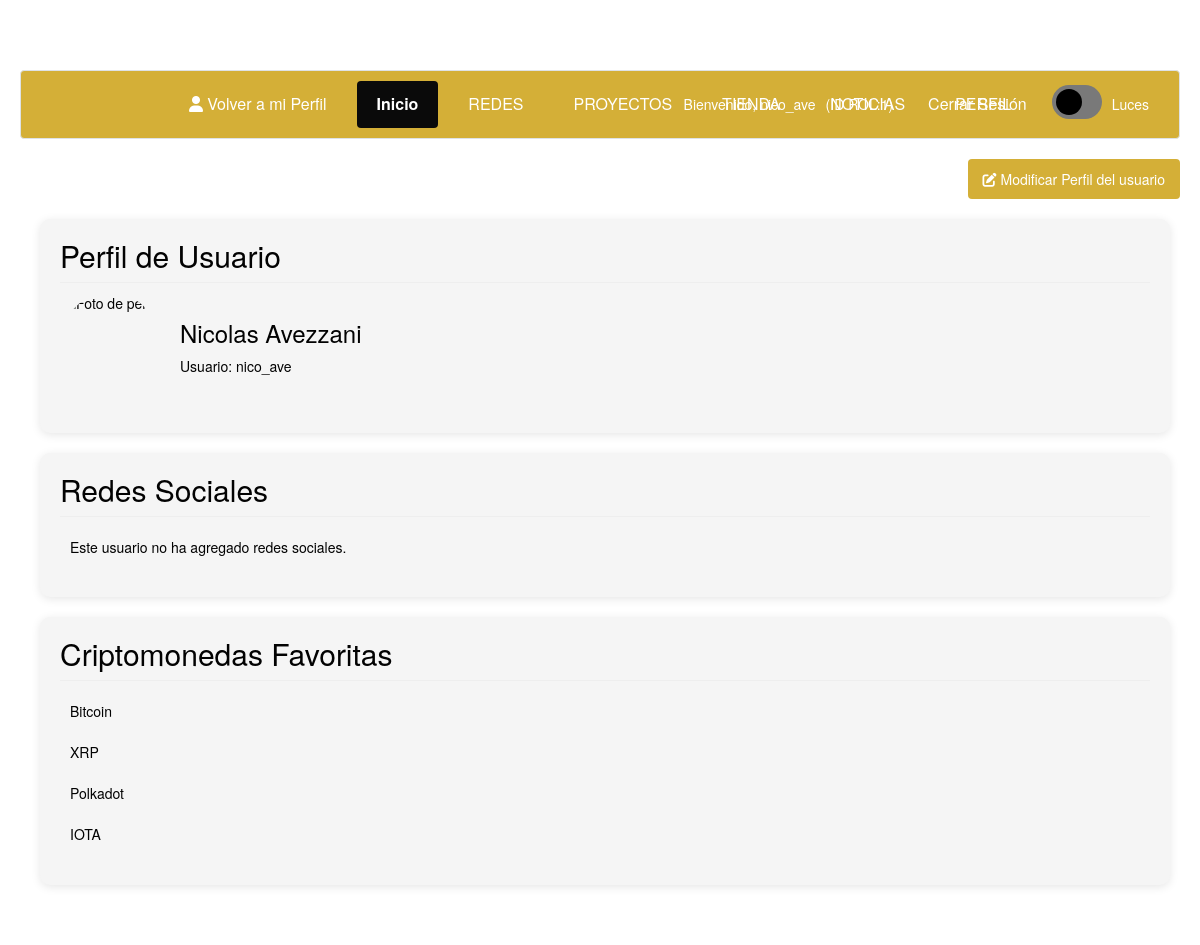
/ver_perfil.php?id=17 (signed in), run on the app's committed database.
### tables this page shows
CREATE TABLE `usuarios` (
  `idusuario` int(11) NOT NULL,
  `nickname` varchar(255) NOT NULL,
  `email` varchar(255) NOT NULL,
  `contrasenia` varchar(255) NOT NULL,
  `fb_id` varchar(255) DEFAULT NULL,
  `foto` varchar(255) DEFAULT NULL,
  `descripcion` varchar(255) DEFAULT NULL,
  `twitter` varchar(255) DEFAULT NULL,
  `instagram` varchar(255) DEFAULT NULL,
  `facebook` varchar(255) DEFAULT NULL,
  `idestado` int(11) NOT NULL,
  `nombre` varchar(50) NOT NULL,
  `apellido` varchar(50) NOT NULL,
  `discord_id` varchar(255) DEFAULT NULL,
  `avatar` varchar(255) DEFAULT NULL,
  `fecha_registro` datetime NOT NULL DEFAULT current_timestamp()
);

CREATE TABLE `permiso_roles` (
  `idpermiso` int(11) NOT NULL,
  `idrol` int(11) NOT NULL
);

CREATE TABLE `usuario_favoritos` (
  `idfavorito` int(11) NOT NULL,
  `idusuario` int(11) NOT NULL,
  `crypto_id` varchar(50) NOT NULL,
  `crypto_nombre` varchar(100) NOT NULL,
  `fecha_agregado` timestamp NOT NULL DEFAULT current_timestamp()
);

### ver_perfil.php (the view, shortened to what this page needs)
<?php
require 'conexion.php';
$userId = intval($_GET['id']);
$userQuery = mysqli_query($conexion, "SELECT * FROM usuarios WHERE idusuario = $userId");
$user = mysqli_fetch_assoc($userQuery);
$redes_sociales = [];
$favoritos = [];
$query_favoritos = mysqli_query($conexion, "SELECT * FROM usuario_favoritos WHERE idusuario = $userId");
while ($fav = mysqli_fetch_assoc($query_favoritos)) {
    $favoritos[] = $fav;
}
?>
<!DOCTYPE html>
<html lang="es">
<head>
    <link href="admin/css/perfil.css" rel="stylesheet">
    <link rel="stylesheet" href="https://cdnjs.cloudflare.com/ajax/libs/font-awesome/6.0.0/css/all.min.css">
    <link href="admin/css/EstilosAdicionalesABM.css" rel="stylesheet">
</head>
<body>
<?php include("header_usuario.php"); ?>
<?php
    if(isset($_SESSION['logueado']) && $_SESSION['logueado'] > 0) {
        $idrol = $_SESSION['rol'];
        $permiso = mysqli_query($conexion, "SELECT p.descripcion, pr.idpermiso FROM permisos AS p, permiso_roles AS pr WHERE p.idpermiso = pr.idpermiso AND pr.idrol = $idrol;");
        while($r = mysqli_fetch_array($permiso)) {
            $nombre_permiso = $r['descripcion'];
            switch($nombre_permiso) {
                case 'modificar usuario': ?>
                    <div class="row">
                        <div class="col-xs-12 text-right">
                            <a href='modificar_perfil.php?id=<?php echo $userId; ?>' class="btn btn-default">
                                <i class="fas fa-edit"></i> Modificar Perfil del usuario
                            </a>
                        </div>
                    </div>
                    <?php
                    break;
            }
        }
    }
?>
<div class="container">
    <div class="profile-section">
        <h2>Perfil de Usuario</h2>
        <div style="display: flex; align-items: center; margin-bottom: 20px;">
            <img src="uploads/perfiles/<?php echo $user['foto']; ?>" alt="Foto de perfil" style="width: 100px; height: 100px; border-radius: 50%; object-fit: cover; margin-right: 20px;">
            <div>
                <h3><?php echo $user['nombre'] . ' ' . $user['apellido']; ?></h3>
                <p>Usuario: <?php echo $user['nickname']; ?></p>
            </div>
        </div>
    </div>
    <div class="profile-section">
        <h2>Redes Sociales</h2>
        <ul class="social-media-list">
            <?php if (empty($redes_sociales)): ?>
                <li>Este usuario no ha agregado redes sociales.</li>
            <?php endif; ?>
        </ul>
    </div>
    <div class="profile-section">
        <h2>Criptomonedas Favoritas</h2>
        <ul class="favorites-list">
            <?php if (empty($favoritos)): ?>
                <li>Este usuario no tiene criptomonedas favoritas.</li>
            <?php else: ?>
                <?php foreach ($favoritos as $fav): ?>
                    <li>
                        <span><?php echo htmlspecialchars($fav['crypto_nombre']); ?></span>
                    </li>
                <?php endforeach; ?>
            <?php endif; ?>
        </ul>
    </div>
</div>
</body>
</html>

### header_usuario.php (shortened to what this page needs)
<?php
$idusuario = $_SESSION['logueado'];
$consulta = mysqli_query($conexion, "SELECT * FROM usuarios WHERE idusuario = $idusuario");
while($respuesta = mysqli_fetch_assoc($consulta)) {
    $nick = $respuesta['nickname'];
    $rol = $_SESSION['rol'];
}
?>
<link href="admin/css/perfil.css" rel="stylesheet">
<link rel="stylesheet" href="https://maxcdn.bootstrapcdn.com/bootstrap/3.3.5/css/bootstrap.min.css">
<link href="admin/css/proyectlist.css" rel="stylesheet">
<link href="admin/css/dark-mode.css" rel="stylesheet">
<div class="navbar">
<?php if (basename($_SERVER['PHP_SELF']) == 'ver_perfil.php'): ?>
        <a href="perfil.php" class="nav-link">
            <i class="fas fa-user"></i> Volver a mi Perfil
        </a>
    <?php endif; ?>
    <a href="inicio.php" class="active">Inicio</a>
    <a href="admin/redeslist.php">REDES</a>
    <a href="admin/proyectoslist.php">PROYECTOS</a>
    <a href="tienda.php">TIENDA</a>
    <a href="https://es.cointelegraph.com/tags/games">NOTICIAS</a>
    <a href="perfil.php">PERFIL</a>
    <div class="user-info">
        <span>Bienvenido, <?php echo $nick; ?></span>
        <span>(ID ROL:<?php echo $rol; ?>)</span>
        <a href="logout.php" style="color:rgb(0, 0, 0);">Cerrar Sesión</a>
        <label class="toggle-switch">
                <span class="slider"></span>
                </label>
                <span>Luces</span>
    </div>
</div>

### admin/css/perfil.css (style rules this page uses)
:root { --primary: rgb(212, 175, 55); --secondary: #000000; --dark: #36332d; --light: #f5f6fa; --success: #00b894; --danger: #d63031; --bg-color: #f5f6fa; --text-color: #2d3436; --card-bg: white; }
* { margin: 0; padding: 0; box-sizing: border-box; transition: background-color 0.3s, color 0.3s; }
body { font-family: 'Inter', sans-serif; background-color: var(--bg-color); color: var(--text-color); line-height: 1.6; padding: 20px; }
.container { max-width: 1200px; margin: 0 auto; padding: 20px; }
.toggle-switch { position: relative; display: inline-block; width: 60px; height: 30px; }
.slider { position: absolute; cursor: pointer; top: 0; left: 0; right: 0; bottom: 0; background-color: #ccc; transition: .4s; border-radius: 34px; }
.slider:before { position: absolute; content: ""; height: 22px; width: 22px; left: 4px; bottom: 4px; background-color: white; transition: .4s; border-radius: 50%; }
.navbar { background-color: #9b8028; overflow: hidden; display: flex; justify-content: center; padding: 10px 0; }
.navbar a { color: white; text-align: center; padding: 12px 20px; text-decoration: none; font-size: 16px; margin: 0 5px; border-radius: 4px; transition: background-color 0.3s; }
.navbar a.active { background-color: #0a0a0a; font-weight: bold; }
.user-info { position: absolute; right: 20px; color: white; display: flex; align-items: center; }
.user-info span { margin-right: 10px; }
.btn { background:rgb(212, 175, 55); color: white; border: none; padding: 10px 15px; border-radius: 4px; cursor: pointer; }

### admin/css/EstilosAdicionalesABM.css (style rules this page uses)
.profile-section { background: rgb(245, 245, 245); border-radius: 10px; padding: 20px; margin-bottom: 20px; box-shadow: 0 2px 10px rgba(0,0,0,0.1); }
.profile-section h2 { margin-top: 0; color: #333; border-bottom: 1px solid #eee; padding-bottom: 10px; }
.social-media-list { list-style: none; padding: 0; }
.social-media-list li { display: flex; justify-content: space-between; align-items: center; padding: 10px; border-bottom: 1px solid #eee; }
.social-media-list li:last-child { border-bottom: none; }
.btn { background:rgb(212, 175, 55); color: white; border: none; padding: 10px 15px; border-radius: 4px; cursor: pointer; }
.favorites-list { list-style: none; padding: 0; }
.favorites-list li { padding: 10px; border-bottom: 1px solid rgb(245, 245, 245); display: flex; justify-content: space-between; align-items: center; }

### admin/css/proyectlist.css (style rules this page uses)
body { background-color: #121212; color: #e0e0e0; min-height: 200px; padding-top: 70px; }
.btn-default { background-color: #333333; color: #e0e0e0; border: 1px solid #444444; }
.container { background-color: #1a1a1a; padding: 20px; border-radius: 8px; }

### admin/css/dark-mode.css (style rules this page uses)
:root { --primary: rgb(212, 175, 55); --secondary: #000000; --bg-color: #ffffff; --text-color: rgb(2, 2, 2); --header-bg: rgb(212, 175, 55); --footer-bg: rgb(212, 175, 55); --card-bg: #c0c0c0; --border-color: #dee2e6; }
* { margin: 0; padding: 0; box-sizing: border-box; transition: background-color 0.3s, color 0.3s, border-color 0.3s; }
body, .container, .row, .col-md-12, .outer_div, .section-container, .game-section { background-color: var(--bg-color) !important; color: var(--text-color) !important; }
.toggle-switch { position: relative; display: inline-block; width: 60px; height: 34px; }
.slider { position: absolute; cursor: pointer; top: 0; left: 0; right: 0; bottom: 0; background-color: #797979; transition: .4s; border-radius: 34px; }
.slider:before { position: absolute; content: ""; height: 26px; width: 26px; left: 4px; bottom: 4px; background-color: rgb(0, 0, 0); transition: .4s; border-radius: 50%; }
.navbar, header { background-color: var(--header-bg) !important; border-color: var(--border-color); color: var(--text-color); }
.btn { background: var(--primary); color: white; border: none; padding: 10px 15px; border-radius: 4px; cursor: pointer; }
a { color: var(--primary); }
.navbar a, .navbar-brand, footer, footer a, footer p { color: rgb(255, 255, 255) !important; }
h1, h2, h3, h4, h5, h6, .game-title, .section-title { color: var(--text-color) !important; }

### data on the page
usuarios: nickname "nico_ave", nombre "Nicolas", apellido "Avezzani"
usuario_favoritos: crypto_nombre "Bitcoin"
usuario_favoritos: crypto_nombre "XRP"
usuario_favoritos: crypto_nombre "Polkadot"
usuario_favoritos: crypto_nombre "IOTA"

### other printed values
$rol "1"
